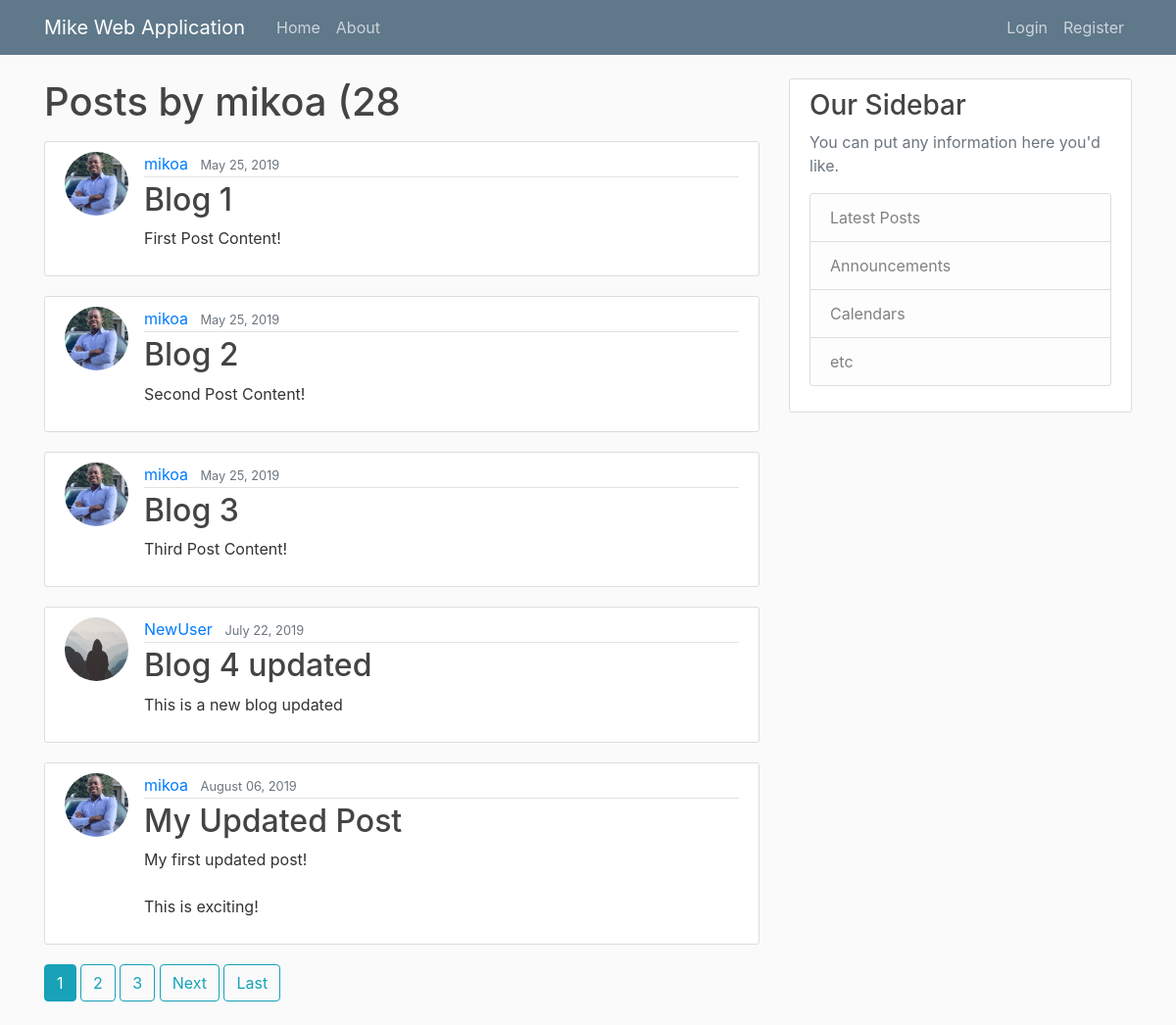
Page /user/mikoa on the committed database.
### blog/models.py (models this page shows, shortened)
class Post(models.Model):
    title = models.CharField(max_length=100)
    content = models.TextField()
    date_posted = models.DateTimeField(default=timezone.now)
    author = models.ForeignKey(User, on_delete=models.CASCADE)

### users/models.py (models this page shows, shortened)
class Profile(models.Model):
    user = models.OneToOneField(User, on_delete=models.CASCADE)
    image = models.ImageField(default='default.jpg', upload_to='profile_pics')

### blog/views.py (the view, shortened to what this page needs)
# urls.py: path('user/<str:username>', UserPostListView.as_view(), name='user-posts'),
class UserPostListView(ListView):
    model = Post
    template_name = 'blog/user_posts.html'  # <app>/<model>_<viewtype>.html
    context_object_name = 'posts'
    paginate_by = 5

### blog/templates/blog/user_posts.html (shortened to what this page needs)
{% extends 'blog/base.html' %}
{% block content %}
    <h1 class="mb-3">Posts by {{ view.kwargs.username }} ({{ page_obj.paginator.count }}</h1>
    {% for post in posts %}
    <article class="media content-section">
        <img class="rounded-circle article-img" src="{{ post.author.profile.image.url }}">
      <div class="media-body">
        <div class="article-metadata">
          <a class="mr-2" href="{% url 'user-posts' post.author.username %}">{{ post.author }}</a>
          <small class="text-muted">{{ post.date_posted|date:"F d, Y" }}</small>
        </div>
        <h2><a class="article-title" href="{%  url 'post-detail' post.id %}">{{ post.title }}</a></h2>
        <p class="article-content">{{ post.content }}</p>
      </div>
    </article>
    {% endfor %}
    {% if is_paginated %}
        {% for num in page_obj.paginator.page_range %}
            {% if page_obj.number == num %}
                <a class="btn btn-info mb-4" href="?page={{ num }}">{{ num }}</a>
            {% elif num  > page_obj.number|add:'-3' and num  < page_obj.number|add:'3' %}
            <a class="btn btn-outline-info mb-4" href="?page={{ num }}">{{ num }}</a>
            {% endif %}
        {% endfor %}
         {% if page_obj.has_next %}
            <a class="btn btn-outline-info mb-4" href="?page={{ page_obj.next_page_number }}">Next</a>
            <a class="btn btn-outline-info mb-4" href="?page={{ page_obj.paginator.num_pages }}">Last</a>
        {% endif %}
    {% endif %}
{% endblock content %}

### blog/static/blog/main.css (style rules this page uses)
body { background: #fafafa; color: #333333; margin-top: 5rem; }
h1, h2, h3, h4, h5, h6 { color: #444444; }
.content-section { background: #ffffff; padding: 10px 20px; border: 1px solid #dddddd; border-radius: 3px; margin-bottom: 20px; }
.article-title { color: #444444; }
.article-content { white-space: pre-line; }
.article-img { height: 65px; width: 65px; margin-right: 16px; }
.article-metadata { padding-bottom: 1px; margin-bottom: 4px; border-bottom: 1px solid #e3e3e3 }

### rows in the picture
Post: author.profile.image (picture), author "mikoa", date_posted "May 25, 2019", title "Blog 1", content "First Post Content!"
Post: author.profile.image (picture), author "mikoa", date_posted "May 25, 2019", title "Blog 2", content "Second Post Content!"
Post: author.profile.image (picture), author "mikoa", date_posted "May 25, 2019", title "Blog 3", content "Third Post Content!"
Post: author.profile.image (placeholder picture), author "NewUser", date_posted "July 22, 2019", title "Blog 4 updated", content "This is a new blog updated"
Post: author.profile.image (picture), author "mikoa", date_posted "August 06, 2019", title "My Updated Post", content "My first updated post! This is exciting!"

### other values in the picture
{{ view.kwargs.username }} "mikoa"
{{ page_obj.paginator.count }} "28"
{{ num }} "1"
{{ num }} "2" "3"
